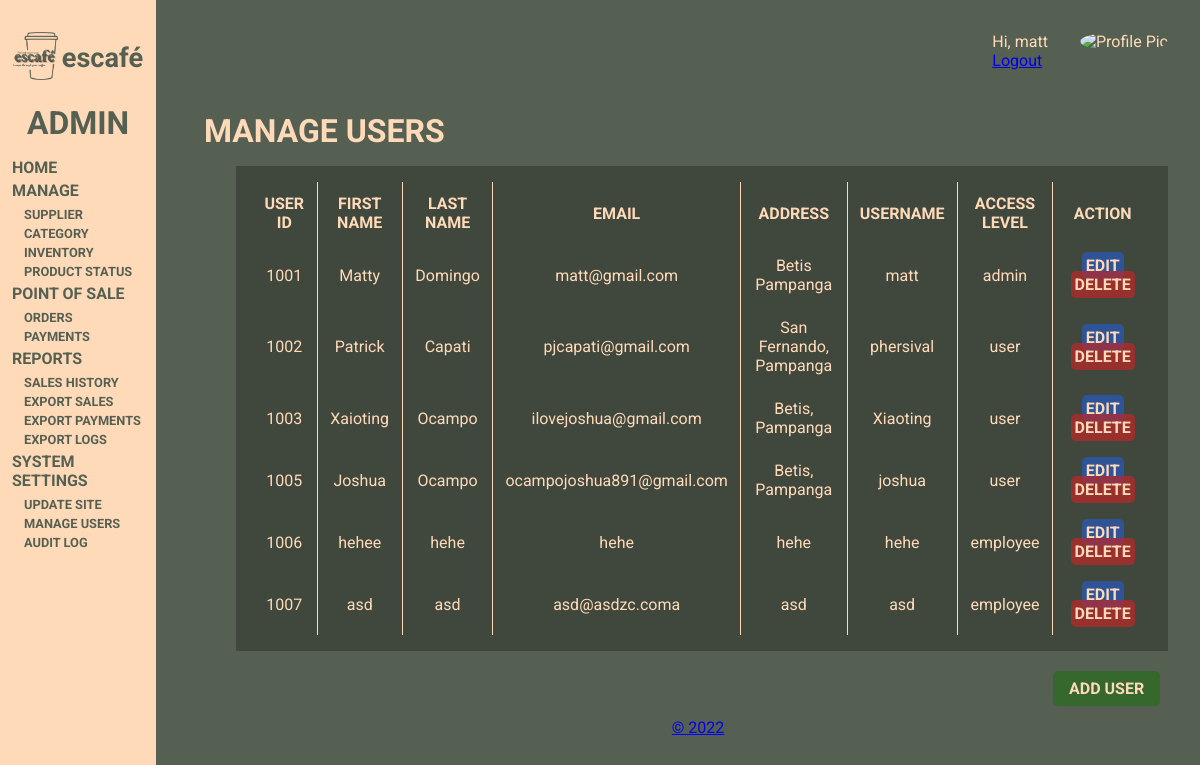
The app's page /pages/admin-dashboard-user-manage.php (signed in) with its own data.
### tables this page shows
CREATE TABLE `sitesettings` (
  `siteName` varchar(100) NOT NULL,
  `siteLogo` varchar(255) NOT NULL,
  `balance` double NOT NULL
);

CREATE TABLE `userinfo` (
  `id` int(11) NOT NULL,
  `profilePic` varchar(2048) DEFAULT NULL,
  `firstName` varchar(512) NOT NULL,
  `lastName` varchar(512) NOT NULL,
  `email` varchar(512) NOT NULL,
  `address` varchar(512) NOT NULL,
  `username` varchar(512) NOT NULL,
  `password` varchar(512) NOT NULL,
  `accessLevel` varchar(9) NOT NULL
);

### connect/config.php (called while the page is built, shortened)
<?php
     $pdo = new PDO('mysql:host=localhost;port=3306;dbname=escafe','root','');
     $pdo->setAttribute(PDO::ATTR_DEFAULT_FETCH_MODE, PDO::FETCH_ASSOC);
     $pdo -> setAttribute(PDO::ATTR_ERRMODE, PDO::ERRMODE_EXCEPTION);
     $statement = $pdo -> prepare ("SELECT * FROM sitesettings");
     $statement -> execute([]);
     $site = $statement -> fetch(0);
     $siteName = $site['siteName'];
?>

### connect/session.php (called while the page is built, shortened)
<?php
    if (isset($_SESSION['profilePic'])){
        $pic = $_SESSION['profilePic'];
    } else {
        $_SESSION['profilePic'] = "\images\blank.png";
    }
?>

### pages/admin-dashboard-user-manage.php (the view, shortened to what this page needs)
<?php
    include '../connect/session.php';
    require_once '../connect/config.php';
    $statement = $pdo -> prepare ("SELECT * FROM userinfo");
    $statement -> execute();
    $users = $statement -> fetchAll();
?>
<!DOCTYPE html>
<html lang="en">
<head>
    <link rel="stylesheet" href="../css/dashboard.css">
</head>
<body>
    <?php include './admin-header.php'; ?>
    <main>
        <div class="main-wrapper">
            <div class="user">
                <div class="user-text">
                    <p>Hi, <?php echo $_SESSION['username']?></p>
                    <a href="../connect/logout.php">Logout</a>
                </div>
                <div class="user-image">
                    <img src='<?php
                                    if($pic != null)
                                        echo '../connect/'.$pic;
                                    else
                                        echo '../img/users/blank.png';
                              ?>' alt="Profile Pic">
                </div>
            </div>
            <div class="dashboard-sub">
                <h1>MANAGE USERS</h1>
                <div class="table-rec">
                    <table>
                        <thead>
                            <tr>
                                <th>USER ID</th>
                                <th>FIRST NAME</th>
                                <th>LAST NAME</th>
                                <th>EMAIL</th>
                                <th>ADDRESS</th>
                                <th>USERNAME</th>
                                <th>ACCESS LEVEL</th>
                                <th>ACTION</th>
                            </tr>
                        </thead>
                        <tbody>
                            <?php foreach ($users as $user): ?>
                                <tr>
                                    <td><?php echo $user['id'] ?></td>
                                    <td><?php echo $user['firstName'] ?></td>
                                    <td><?php echo $user['lastName'] ?></td>
                                    <td><?php echo $user['email'] ?></td>
                                    <td><?php echo $user['address'] ?></td>
                                    <td><?php echo $user['username'] ?></td>
                                    <td><?php echo $user['accessLevel'] ?></td>
                                    <td>
                                        <a href="admin-dashboard-edit-user.php?id=<?php echo $user['id']?>" class="btn edit-btn">EDIT</a>
                                        <a href="../connect\admin-deleteUser.php?id=<?php echo $user['id']?>"class="btn delete-btn">DELETE</a>
                                    </td>
                                </tr>
                            <?php endforeach; ?>
                        </tbody>
                    </table>
                </div>
                <a href="admin-dashboard-add-user.php" class="btn view-btn add-prod">ADD USER</a>
            </div>
        </div>
    </main>
    <?php include "./footer.php"; ?>
</body>
</html>

### pages/admin-header.php
<header>
        <div class="logo-name">
            <div class="logo-head"><img src="../img/dashboard/logo-green-trim.png" alt="logo"></div>
            <div class="name-head"><p><?php echo $siteName ?><p><p></div>
        </div>
        <h1>ADMIN</h1>
        <nav>
            <ul>
                <h2><a href="./admin-dashboard.php">HOME</a></h2>
                <li>
                    <h2>MANAGE</h2>
                    <ul>
                        <?php if ($_SESSION['access'] === "admin"): ?>
                            <li><a href="./admin-dashboard-inv-supplier.php">SUPPLIER</a></li>
                            <li><a href="./admin-dashboard-inv-category.php">CATEGORY</a></li>
                        <?php endif; ?>
                        <li><a href="./admin-dashboard-inv-manage.php">INVENTORY</a></li>
                        <li><a href="./admin-dashboard-prod-status.php">PRODUCT STATUS</a></li>
                    </ul>
                </li>
                <li>
                    <h2>POINT OF SALE</h2>
                    <ul>
                        <?php if ($_SESSION['access'] === "admin"): ?>
                            <li> <a href="./admin-dashboard-order-status.php">ORDERS</a></li>
                        <?php endif; ?>
                        <li> <a href="./admin-dashboard-payments.php">PAYMENTS</a></li>
                    </ul>
                </li>
                <?php if ($_SESSION['access'] === "admin"): ?>
                <li>
                    <h2>REPORTS</h2>
                    <ul>
                        <li> <a href="./admin-dashboard-sales-history.php">SALES HISTORY</a></li>
                        <li> <a href="../connect/exportSales.php">EXPORT SALES</a></li>
                        <li> <a href="../connect/exportPayments.php">EXPORT PAYMENTS</a></li>
                        <li> <a href="../connect/exportAuditTrail.php">EXPORT LOGS</a></li>
                    </ul>
                </li>
                <li>
                    <h2>SYSTEM SETTINGS</h2>
                    <ul>
                        <li> <a href="./admin-dashboard-update-site.php">UPDATE SITE</a></li>
                        <li> <a href="./admin-dashboard-user-manage.php">MANAGE USERS</a></li>
                        <li> <a href="./admin-dashboard-audit-log.php">AUDIT LOG</a></li>
                    </ul>
                </li>
                <?php endif; ?>
            </ul>
        </nav>
    </header>

### css/dashboard.css (style rules this page uses)
:root { --main-color: #556052; --text-color: #FFDAB9; --dark-box: rgba(0,0,0,0.25); --link-dark-box: rgba(0,0,0,0.75); }
* { padding: 0; margin: 0; }
body { background-color: var(--main-color); font-family: 'Roboto', sans-serif; }
header { background: rgb(255,218,185); height: 100%; color: var(--main-color); position: fixed; text-decoration: none; display:inline-block; min-width: 13vw; max-width: 13vw; padding-bottom: 20%; }
header .logo-name { display: flex; padding: 2rem .75rem 1.25rem .75rem; justify-content: center; }
header .logo-name .logo-head img { height: 3rem; margin-right: .25rem; }
header .logo-name .name-head { align-self: center; font-size: 1.7rem; font-weight: bold; }
header h1 { text-align: center; margin-bottom: 1rem; }
nav ul { list-style-type: none; }
nav ul li h2, nav ul h2 { margin: .25rem .75rem; font-size: 1rem; }
nav ul li ul { list-style-type: none; }
nav ul li ul li { text-indent: 1rem; margin: 0 .5rem; }
nav ul li ul li a, nav ul h2 a { color:var(--main-color); font-weight: bold; text-decoration: none; font-size: .80rem; }
nav ul h2 a { font-size: 1rem; text-align: center; margin-bottom: 1rem; }
main { color: var(--text-color); display: inline-block; margin-left: 17vw; }
main .main-wrapper { display:block; width: 100%; }
main .main-wrapper .user { position: absolute; top: 2rem; right: 2rem; display: flex; }
main .main-wrapper .user .user-text { align-self: center; }
main .main-wrapper .user .user-image img { height: 50px; width: 50px; border-radius: 50%; margin-left: 2rem; }
main .main-wrapper .dashboard-sub h1 { margin-top: 7rem; }
.table-rec { background-color: var(--dark-box); text-align: center; padding: 1rem; margin: 1rem 2rem; min-width: 70vw; min-height: 50vh; display: flex; justify-content: center; align-items: flex-start; max-height: 70vh; overflow-y: scroll; }
.table-rec table { border-collapse: collapse; }
.table-rec table thead tr th:nth-child(n):not(:last-child), .table-rec table tbody tr td:nth-child(n):not(:last-child) { border-right: 1px solid var(--text-color); }
.table-rec table thead tr th, .table-rec table tbody tr td { text-align: center; padding: .75rem; margin: .75rem; }
.btn { font-family: 'Roboto', sans-serif; font-size: 1rem; font-weight: bold; text-decoration: none; color:var(--text-color); border-radius: 5px; padding: .25rem .25rem; margin: .25rem .25rem; border: none; }
.edit-btn { background-color: rgba(38, 91, 192, 0.69); }
.delete-btn { background-color: rgba(192, 38, 38, 0.69); }
.view-btn { background-color: rgba(42, 108, 32, 0.7); }
.add-prod { padding: .5rem 1rem; float: right; margin-right: 4%; }

### records on screen
sitesettings: siteName "escafé"
userinfo: id "1001", firstName "Matty", lastName "Domingo", email "matt@gmail.com", address "Betis Pampanga", username "matt", accessLevel "admin"
userinfo: id "1002", firstName "Patrick", lastName "Capati", email "pjcapati@gmail.com", address "San Fernando, Pampanga", username "phersival", accessLevel "user"
userinfo: id "1003", firstName "Xaioting", lastName "Ocampo", email "ilovejoshua@gmail.com", address "Betis, Pampanga", username "Xiaoting", accessLevel "user"
userinfo: id "1005", firstName "Joshua", lastName "Ocampo", email "ocampojoshua891@gmail.com", address "Betis, Pampanga", username "joshua", accessLevel "user"
userinfo: id "1006", firstName "hehee", lastName "hehe", email "hehe", address "hehe", username "hehe", accessLevel "employee"
userinfo: id "1007", firstName "asd", lastName "asd", email "asd@asdzc.coma", address "asd", username "asd", accessLevel "employee"

### other values on screen
$_SESSION['username'] "matt"
